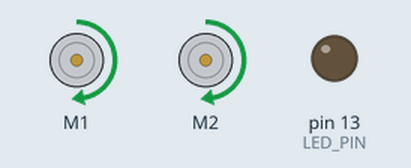
Simulated run of this sketch. Board: Arduino Uno, built with avr-gcc and run on an emulated ATmega328P. On the bench: 2 × DC motor (green arrow = forward, orange = backward, longer = faster), output pins drawn as LEDs (lit = HIGH).

Above: at 1.0 s.
At 3.95 s:
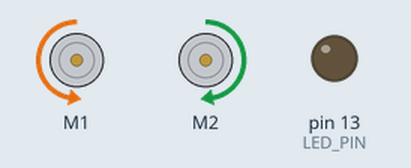
At 6.4 s:
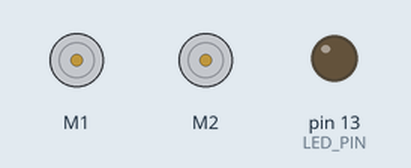
Timing chart, 0 to 8.7 s (numbered marks = the images above):
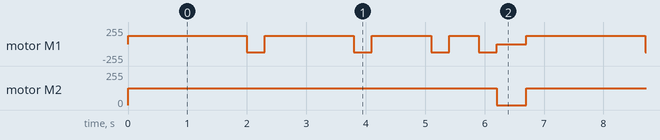

The sketch:

Maze_pattern.ino
```cpp
#include <Wire.h>
#include <ZumoShield.h>

#define LED_PIN 13

ZumoMotors motors;

void setup() {
  pinMode(LED_PIN, OUTPUT);

  // Uncomment one or both of the following lines if your motors' directions need to be flipped
  // motors.flipLeftMotor(true);
  // motors.flipRightMotor(true);
}

void Straight(int duration) {
  motors.setLeftSpeed(200);
  motors.setRightSpeed(200);
  delay(duration);

}

void turnLeft(int duration) {
  motors.setLeftSpeed(-200);
  motors.setRightSpeed(200);
  delay(duration);
}

void stop(int duration) {
  motors.setLeftSpeed(0);
  motors.setRightSpeed(0);
  delay(duration);
}

void maze(){

  Straight(2000);

    turnLeft(300);

    Straight(1500);

    turnLeft(300);

    Straight(1000);

    turnLeft(300);

    Straight(500);

    turnLeft(300);

}


void loop() {

  maze();

  stop(500);


}
```

Measured:
- by itself, motor M2: alternates forward 127/255 for 6.2 s and stopped for 0.50 s
- by itself, motor M1: repeats every 6.7 s: backward 127/255 0.30 s, forward 127/255 1.5 s, backward 127/255 0.30 s, forward 127/255 1.0 s, backward 127/255 0.30 s, forward 127/255 0.50 s, backward 127/255 0.30 s, stopped 0.50 s, forward 127/255 2.0 s
